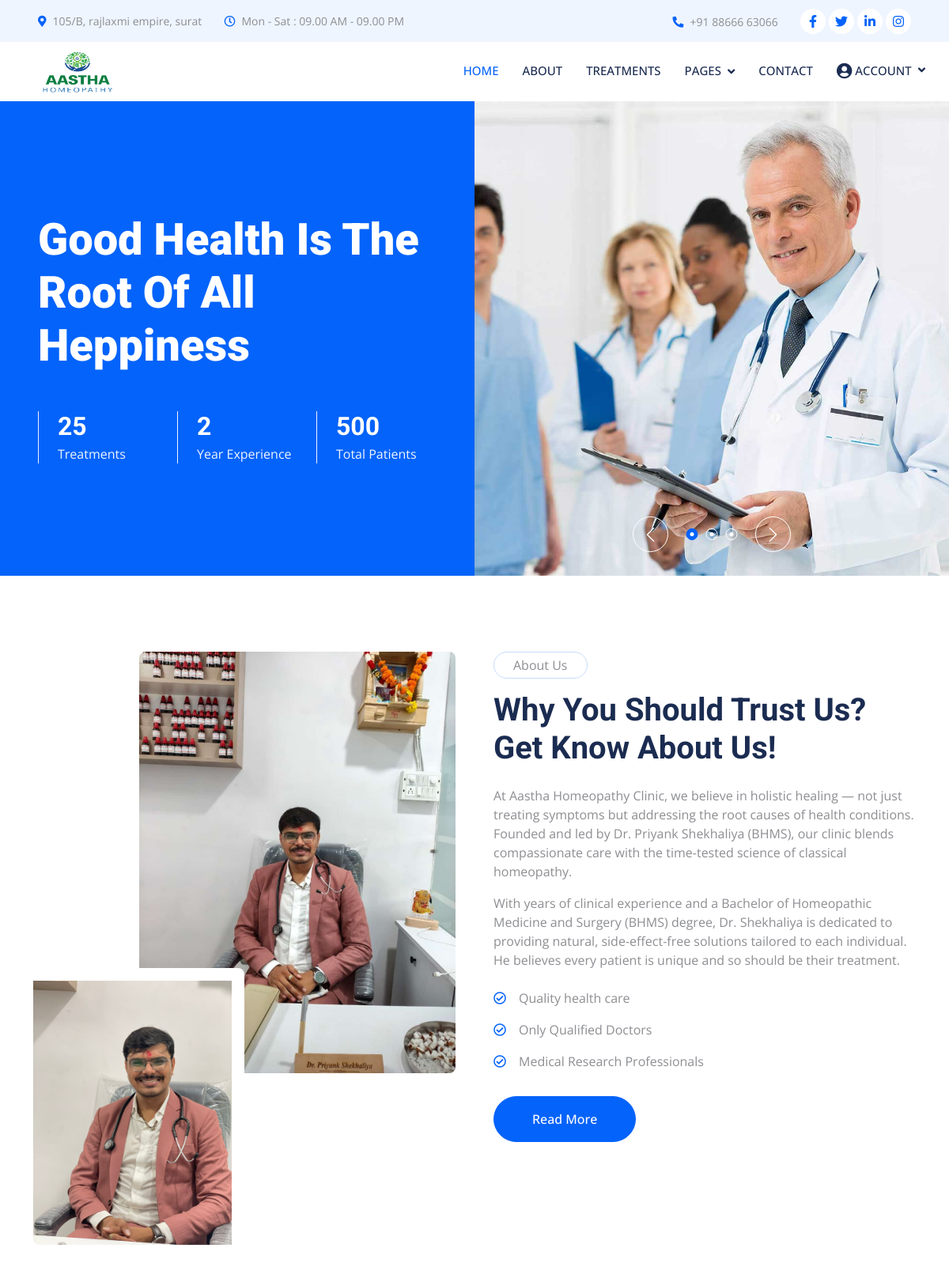
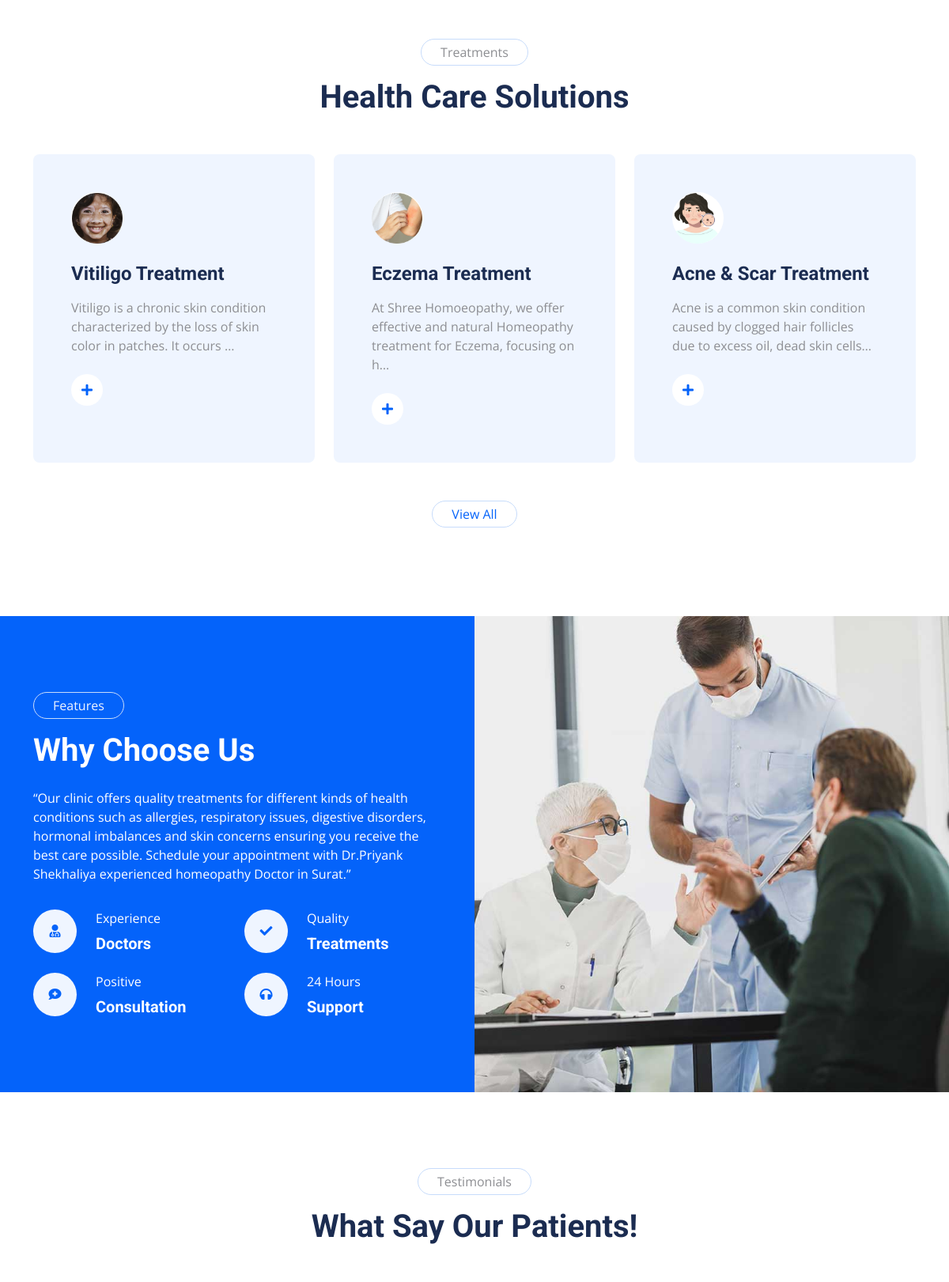
The page / (upper part) on the database its author committed (2 pictures, top to bottom).
### aastha/models.py (models this page shows, shortened)
class Treatment(models.Model):
    category = models.ForeignKey(TreatmentCategory, on_delete=models.CASCADE, related_name='treatments')
    title = models.CharField(max_length=200)
    description = models.TextField(blank=True)
    image = models.ImageField(upload_to='treatments/', blank=True, null=True)

### aastha/views.py (the view)
# urls.py: path('', views.index,name='index'),
def index(request):
    treatment = Treatment.objects.order_by('?')[:3]
    reviews = Review.objects.order_by('?')[:3]
    context = {
        'total_treatments': treatment,
        'reviews': reviews,
    }
    return render(request,'index.html', context)

### aastha/templates/index.html (shortened to what this page needs)
{% extends "base.html" %}
{% load static %}
{% block content %}
    <div class="container-fluid header bg-primary p-0 mb-5">
        <div class="row g-0 align-items-center flex-column-reverse flex-lg-row">
            <div class="col-lg-6 p-5 wow fadeIn" data-wow-delay="0.1s">
                <h1 class="display-4 text-white mb-5">Good Health Is The Root Of All Heppiness</h1>
                <div class="row g-4">
                    <div class="col-sm-4">
                        <div class="border-start border-light ps-4">
                            <h2 class="text-white mb-1" data-toggle="counter-up">25</h2>
                            <p class="text-light mb-0">Treatments</p>
                        </div>
                    </div>
                    <div class="col-sm-4">
                        <div class="border-start border-light ps-4">
                            <h2 class="text-white mb-1" data-toggle="counter-up">2</h2>
                            <p class="text-light mb-0">Year Experience</p>
                        </div>
                    </div>
                    <div class="col-sm-4">
                        <div class="border-start border-light ps-4">
                            <h2 class="text-white mb-1" data-toggle="counter-up">500</h2>
                            <p class="text-light mb-0">Total Patients</p>
                        </div>
                    </div>
                </div>
            </div>
            <div class="col-lg-6 wow fadeIn" data-wow-delay="0.5s">
                <div class="owl-carousel header-carousel">
                    <div class="owl-carousel-item position-relative">
                        <img class="img-fluid" src="{% static 'img/carousel-1.jpg' %}" alt="">
                    </div>
                </div>
            </div>
        </div>
    </div>
    <div class="container-xxl py-5">
        <div class="container">
            <div class="row g-5">
                <div class="col-lg-6 wow fadeIn" data-wow-delay="0.1s">
                    <div class="d-flex flex-column">
                        <img class="img-fluid rounded w-75 align-self-end" src="{% static 'img/doctor2.jpg' %}" alt="">
                        <img class="img-fluid rounded w-50 bg-white pt-3 pe-3" src="{% static 'img/doctor1.jpg' %}" alt="" style="margin-top: -25%;">
                    </div>
                </div>
                <div class="col-lg-6 wow fadeIn" data-wow-delay="0.5s">
                    <p class="d-inline-block border rounded-pill py-1 px-4">About Us</p>
                    <h1 class="mb-4">Why You Should Trust Us? Get Know About Us!</h1>
                    <p>At Aastha Homeopathy Clinic, we believe in holistic healing — not just treating symptoms but addressing the root causes of health conditions. Founded and led by Dr. Priyank Shekhaliya (BHMS), our clinic blends compassionate care with the time-tested science of classical homeopathy.</p>
                    <p class="mb-4">With years of clinical experience and a Bachelor of Homeopathic Medicine and Surgery (BHMS) degree, Dr. Shekhaliya is dedicated to providing natural, side-effect-free solutions tailored to each individual. He believes every patient is unique and so should be their treatment.</p>
                    <p><i class="far fa-check-circle text-primary me-3"></i>Quality health care</p>
                    <p><i class="far fa-check-circle text-primary me-3"></i>Only Qualified Doctors</p>
                    <p><i class="far fa-check-circle text-primary me-3"></i>Medical Research Professionals</p>
                    <a class="btn btn-primary rounded-pill py-3 px-5 mt-3" href="{% url 'about' %}">Read More</a>
                </div>
            </div>
        </div>
    </div>
    <div class="container-xxl py-5">
        <div class="container">
            <div class="text-center mx-auto mb-5 wow fadeInUp" data-wow-delay="0.1s" style="max-width: 600px;">
                <p class="d-inline-block border rounded-pill py-1 px-4">Treatments</p>
                <h1>Health Care Solutions</h1>
            </div>
            <div class="row g-4">
                {% for treatment in total_treatments %}
                    <div class="col-lg-4 col-md-6 wow fadeInUp" data-wow-delay="{{ treatment.delay }}">
                        <div class="service-item bg-light rounded h-100 p-5">
                            <div class="d-inline-flex align-items-center justify-content-center bg-white rounded-circle mb-4" style="width: 65px; height: 65px;">
                                <img src="{{ treatment.image.url }}" alt="" width="64" height="64" class="img-icon-style">
                            </div>
                            <h4 class="mb-3">{{ treatment.title }}</h4>
                            <p class="mb-4">{{ treatment.description|truncatechars:100 }}</p>
                            <a class="btn" href="{% url 'treatment_detail' treatment.id %}">
                                <i class="fa fa-plus text-primary me-3"></i>Read More
                              </a>
                        </div>
                    </div>
                {% endfor %}
            </div>
            <div class="text-center mx-auto mt-5 wow fadeInUp" data-wow-delay="0.1s" style="max-width: 600px;">
                <a href="{% url 'treatment' %}">
                    <p class="d-inline-block border rounded-pill py-1 px-4">View All</p>
                </a>
            </div>
        </div>
    </div>
    <div class="container-fluid bg-primary overflow-hidden my-5 px-lg-0">
        <div class="container feature px-lg-0">
            <div class="row g-0 mx-lg-0">
                <div class="col-lg-6 feature-text py-5 wow fadeIn" data-wow-delay="0.1s">
                    <div class="p-lg-5 ps-lg-0">
                        <p class="d-inline-block border rounded-pill text-light py-1 px-4">Features</p>
                        <h1 class="text-white mb-4">Why Choose Us</h1>
                        <p class="text-white mb-4 pb-2">“Our clinic offers quality treatments for different kinds of health conditions such as allergies, respiratory issues, digestive disorders, hormonal imbalances and skin concerns ensuring you receive the best care possible. Schedule your appointment with Dr.Priyank Shekhaliya experienced homeopathy Doctor in Surat.”</p>
                        <div class="row g-4">
                            <div class="col-6">
                                <div class="d-flex align-items-center">
                                    <div class="d-flex flex-shrink-0 align-items-center justify-content-center rounded-circle bg-light" style="width: 55px; height: 55px;">
                                        <i class="fa fa-user-md text-primary"></i>
                                    </div>
                                    <div class="ms-4">
                                        <p class="text-white mb-2">Experience</p>
                                        <h5 class="text-white mb-0">Doctors</h5>
                                    </div>
                                </div>
                            </div>
                            <div class="col-6">
                                <div class="d-flex align-items-center">
                                    <div class="d-flex flex-shrink-0 align-items-center justify-content-center rounded-circle bg-light" style="width: 55px; height: 55px;">
                                        <i class="fa fa-check text-primary"></i>
                                    </div>
                                    <div class="ms-4">
                                        <p class="text-white mb-2">Quality</p>
                                        <h5 class="text-white mb-0">Treatments</h5>
                                    </div>
                                </div>
                            </div>
                            <div class="col-6">
                                <div class="d-flex align-items-center">
                                    <div class="d-flex flex-shrink-0 align-items-center justify-content-center rounded-circle bg-light" style="width: 55px; height: 55px;">
                                        <i class="fa fa-comment-medical text-primary"></i>
                                    </div>
                                    <div class="ms-4">
                                        <p class="text-white mb-2">Positive</p>
                                        <h5 class="text-white mb-0">Consultation</h5>
                                    </div>
                                </div>
                            </div>
                            <div class="col-6">
                                <div class="d-flex align-items-center">
                                    <div class="d-flex flex-shrink-0 align-items-center justify-content-center rounded-circle bg-light" style="width: 55px; height: 55px;">
                                        <i class="fa fa-headphones text-primary"></i>
                                    </div>
                                    <div class="ms-4">
                                        <p class="text-white mb-2">24 Hours</p>
                                        <h5 class="text-white mb-0">Support</h5>
                                    </div>
                                </div>
                            </div>
                        </div>
                    </div>
                </div>
                <div class="col-lg-6 pe-lg-0 wow fadeIn" data-wow-delay="0.5s" style="min-height: 400px;">
                    <div class="position-relative h-100">
                        <img class="position-absolute img-fluid w-100 h-100" src="{% static 'img/feature.jpg' %}" style="object-fit: cover;" alt="">
                    </div>
                </div>
            </div>
        </div>
    </div>
    <div class="container-xxl py-5">
        <div class="container">
            <div class="text-center mx-auto mb-5 wow fadeInUp" data-wow-delay="0.1s" style="max-width: 600px;">
                <p class="d-inline-block border rounded-pill py-1 px-4">Testimonials</p>
                <h1>What Say Our Patients!</h1>
            </div>
            <div class="row g-4">
            </div>
        </div>
    </div>
{% endblock %}

### aastha/static/css/style.css (style rules this page uses)
:root { --primary: #0463FA; --light: #EFF5FF; --dark: #1B2C51; }
.btn { font-weight: 500; transition: .5s; }
.btn.btn-primary, .btn.btn-secondary { color: #FFFFFF; }
.service-item { transition: .5s; }
.service-item .btn { width: 40px; height: 40px; display: inline-flex; align-items: center; background: #FFFFFF; border-radius: 40px; white-space: nowrap; overflow: hidden; transition: .5s; }
@media (min-width: 992px) { .container.feature { max-width: 100% !important; } }
@media (min-width: 992px) { .feature-text { padding-left: calc(((100% - 960px) / 2) + .75rem); } }
@media (min-width: 1200px) { .feature-text { padding-left: calc(((100% - 1140px) / 2) + .75rem); } }
body { overflow-x: hidden; }

### rows shown on the page
Treatment: image (picture), title "Vitiligo Treatment", description "Vitiligo is a chronic skin condition characterized by the loss of skin color in patches. It occurs …"
Treatment: image (picture), title "Eczema Treatment", description "At Shree Homoeopathy, we offer effective and natural Homeopathy treatment for Eczema, focusing on h…"
Treatment: image (picture), title "Acne & Scar Treatment", description "Acne is a common skin condition caused by clogged hair follicles due to excess oil, dead skin cells…"
